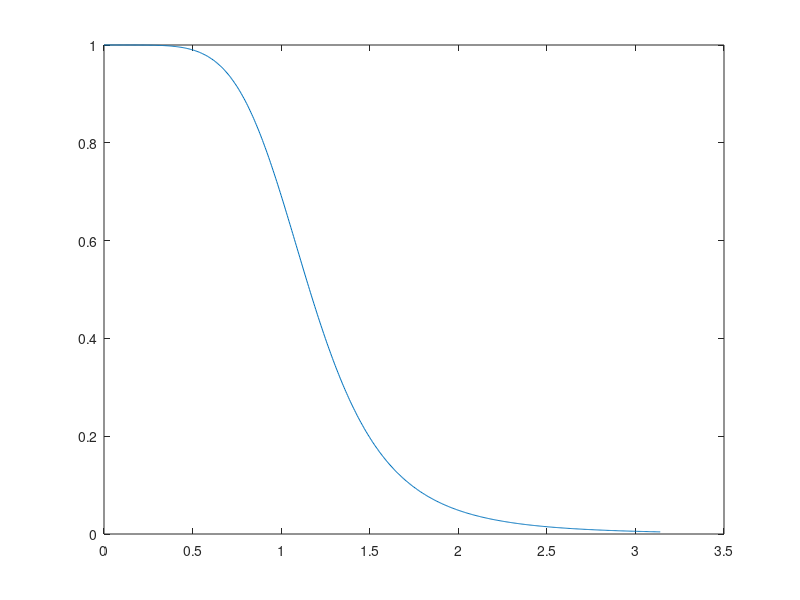
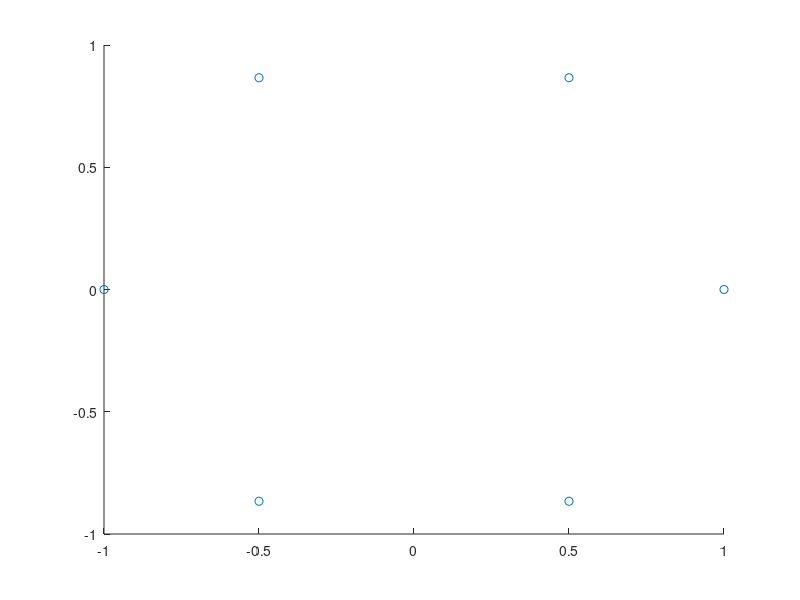
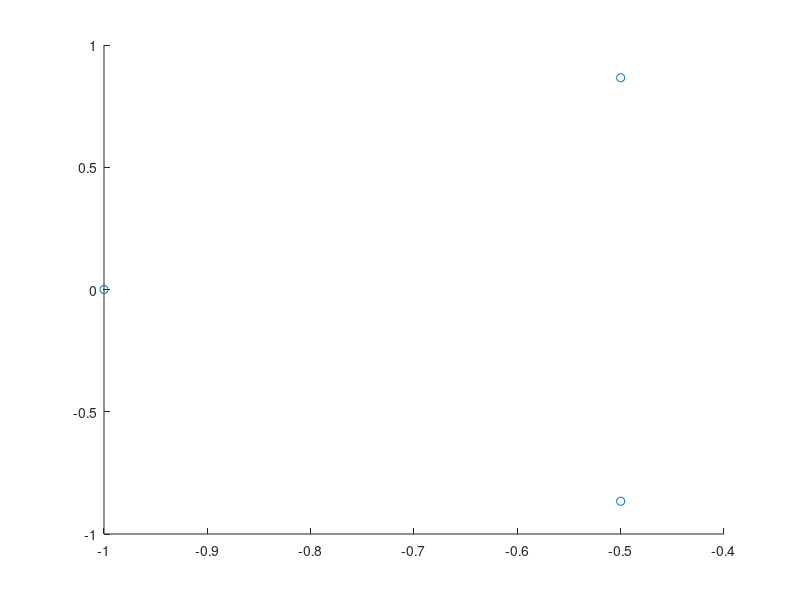

Write MATLAB code to recreate these figures, in order.
clc
close all
clear all

wp=0.9;%input('Enter the passband cutoff frequency;');
delp=0.8;%input('Enter the passband limit');
%Order%
e=(1/delp)^2;
N=(log(e-1))/(2*log(wp));
r=round(N);
j=sqrt(-1);
w3=0:(2*r)-1;
s=zeros(1,2*r);

K1=(delp^-1)-1;
R=log10(wp)-(0.5*log10(K1)/N);
wc=10^R;
w=0:0.005:pi;
F=ones(1,length(w));
for k=1:length(w)
    F(k)=1/((1+(w(k)/wc)^(2*N)));
end
figure;
plot(w,abs(F))


for i=1:length(w3)
s(i)=exp((j*(2*w3(i)+1+r)*pi)/(2*r));
end
w1=0:length(s)-1;
figure;
scatter(real(s),imag(s))
pol=zeros(1,(length(s)/2));

for i=1:(length(s)/2)
        pol(i)=s(i);  
end
w2=0:(length(s)/2)-1;
figure;
scatter(real(pol),imag(pol))


